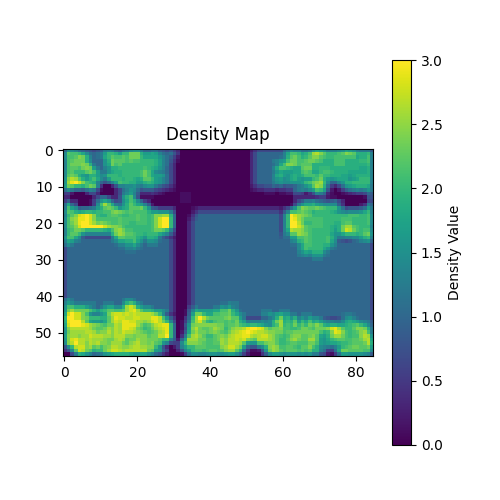
#> input picture density_map_3*3.png, 500 x 500 px
$ python downsample_image.py 'density_map_3*3.png' out.png 100 100   (older library calls are emulated)
#> lines starting #> are read from the running program, lines starting #| are printed output that depends on the picture
from PIL import Image
import sys

def downsample_image(input_image_path, output_image_path, target_width, target_height):
    """
    Resize an image to the specified dimensions.

    :param input_image_path: Path to the input image.
    :param output_image_path: Path to save the resized image.
    :param target_width: Target width of the image.
    :param target_height: Target height of the image.
    """
#> called with input_image_path = 'density_map_3*3.png', output_image_path = 'out.png', target_width = 100, target_height = 100
    try:
        # Open the original image
        with Image.open(input_image_path) as img:
            # Resize the image
#> img is the input picture: PIL image 500x500 RGBA; mean R, G, B, A 198.4, 214.2, 212.4, 255
            resized_img = img.resize((target_width, target_height), Image.ANTIALIAS)
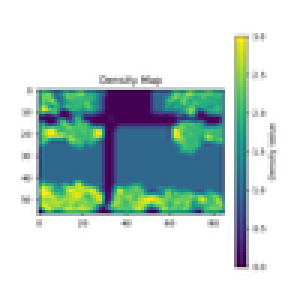
#> resized_img: PIL image 100x100 RGBA (shown 3 times larger); mean R, G, B, A 197.9, 213.7, 211.9, 255

            # Save the resized image
            resized_img.save(output_image_path)
            print(f"Resized image saved as {output_image_path}")

    except Exception as e:
        print(f"An error occurred: {e}")

if __name__ == "__main__":
    if len(sys.argv) != 5:
        print("Usage: python downsample_image.py <input_image_path> <output_image_path> <target_width> <target_height>")
        sys.exit(1)

    input_image_path = sys.argv[1]
    output_image_path = sys.argv[2]
    target_width = int(sys.argv[3])
    target_height = int(sys.argv[4])

    downsample_image(input_image_path, output_image_path, target_width, target_height)

$ run again, on density_map_with_neighborhood.png
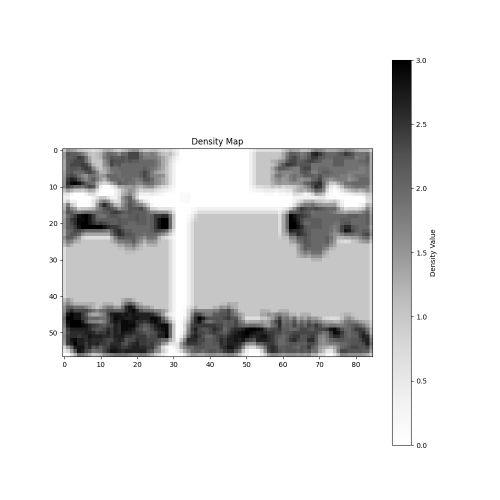
#> input picture density_map_with_neighborhood.png, 1000 x 1000 px (shown at 1/2 size)
#> in downsample_image, img is the input picture: PIL image 1000x1000 RGBA; mean R, G, B, A 226.8, 226.8, 226.8, 255
#> in downsample_image, `resized_img = img.resize((target_width, target_height), Image.ANTIALIAS)`:
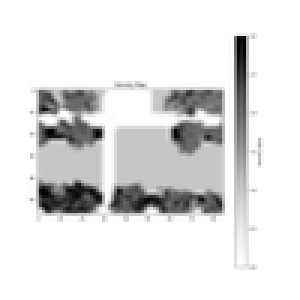
#> resized_img: PIL image 100x100 RGBA (shown 3 times larger); mean R, G, B, A 226.5, 226.5, 226.5, 255
